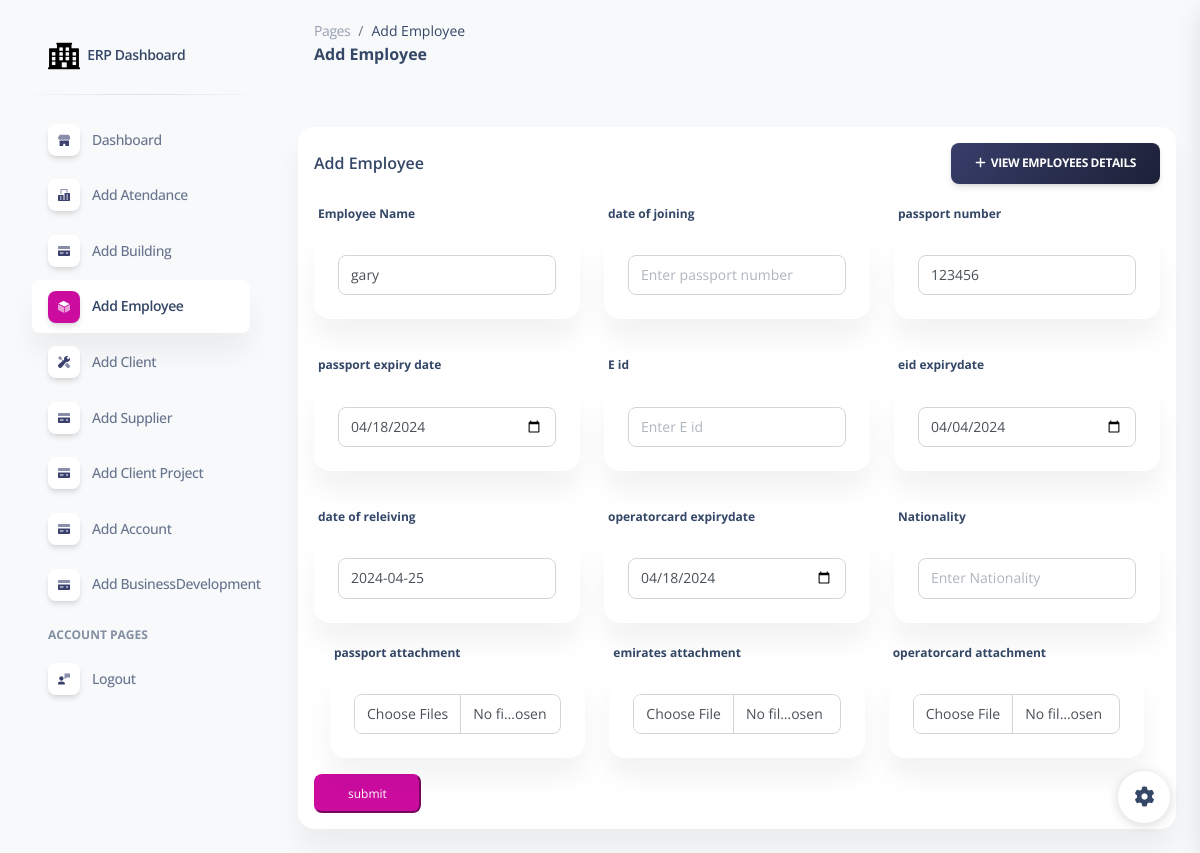
Page /edit_employee/13/ (signed in) on the committed database.
### erpapp/models.py (models this page shows, shortened)
class Employee(models.Model):
    employeename = models.CharField(max_length=255)
    date_of_joining = models.CharField(max_length=225)
    passport_number = models.CharField(max_length=255)
    passport_expirydate =  models.CharField(max_length=255)
    eid =  models.CharField(max_length=255)
    eid_expirydate =  models.CharField(max_length=255)
    nationality = models.CharField(max_length=255)
    operatorcard_expirydate = models.CharField(max_length=255)
    date_of_releiving = models.CharField(max_length=255)
    passportattachment = models.FileField(upload_to='employee_attachments/', null=True, blank=True)
    emiratesattachment = models.FileField(upload_to='employee_attachments/', null=True, blank=True)
    operatorcardattachment = models.FileField(upload_to='employee_attachments/', null=True, blank=True)

### erpapp/views.py (the view)
# urls.py: path('edit_employee/<int:employee_id>/', edit_employee, name='edit_employee'),
@login_required
def edit_employee(request, employee_id):
    employee = get_object_or_404(Employee, pk=employee_id)
    if request.method == 'POST':
        employee.employeename = request.POST.get('employeename')
        employee.date_of_joining = request.POST.get('date_of_joining')
        employee.passport_number = request.POST.get('passport_number')
        employee.passport_expirydate = request.POST.get('passport_expirydate')
        employee.eid_expirydate = request.POST.get('eid_expirydate')
        employee.eid = request.POST.get('eid')
        employee.nationality = request.POST.get('nationality')
        employee.operatorcard_expirydate = request.POST.get('operatorcard_expirydate')
        employee.date_of_releiving = request.POST.get('date_of_releiving')
        employee.passportattachment = request.FILES.get('passportattachment')  # Use request.FILES for file uploads
        employee.emiratesattachment = request.FILES.get('emiratesattachment')
        employee.operatorcardattachment = request.FILES.get('operatorcardattachment')
        employee.save()
        return redirect('employee_list')
    else:
        form_data = {
            'employeename': employee.employeename,
            'date_of_joining': employee.date_of_joining,
            'passport_number': employee.passport_number,
            'passport_expirydate': employee.passport_expirydate,
            'eid_expirydate': employee.eid_expirydate,
             'eid': employee.eid,
              'nationality': employee.nationality,
            'operatorcard_expirydate': employee.operatorcard_expirydate,
            'date_of_releiving': employee.date_of_releiving,
        }
    return render(request, 'edit_employee.html', {'form_data': form_data, 'employee': employee})

### erpapp/templates/edit_employee.html (shortened to what this page needs)
{% extends 'base.html' %}
{% load static %}
{% block content %}
<!DOCTYPE html>
<html lang="en">
<head>
  <link href="{% static  'css/nucleo-icons.css' %}" rel="stylesheet" />
  <link href="{% static  'css/nucleo-svg.css' %}" rel="stylesheet" />
  <link href="{% static '/css/nucleo-svg.css' %}" rel="stylesheet" />
  <link id="pagestyle" href="{% static 'css/soft-ui-dashboard.css' %}" rel="stylesheet" />
</head>
<body class="g-sidenav-show  bg-gray-100">
  <aside class="sidenav navbar navbar-vertical navbar-expand-xs border-0 border-radius-xl my-3 fixed-start ms-3 " id="sidenav-main">
    <div class="sidenav-header">
      <a class="navbar-brand m-0" href="#" target="_blank">
        <img src="{% static '/img/logo-ct.png' %}" class="navbar-brand-img h-100" alt="main_logo">
        <span class="ms-1 font-weight-bold">ERP Dashboard</span>
      </a>
    </div>
    <hr class="horizontal dark mt-0">
    <div class="collapse navbar-collapse  w-auto  max-height-vh-100 h-100" id="sidenav-collapse-main">
      <ul class="navbar-nav">
        <li class="nav-item">
          <a class="nav-link " href="/">
            <div class="icon icon-shape icon-sm shadow border-radius-md bg-white text-center me-2 d-flex align-items-center justify-content-center">
            </div>
            <span class="nav-link-text ms-1">Dashboard</span>
          </a>
        </li>
        <li class="nav-item">
          <a class="nav-link  " href="/add_attendance">
            <div class="icon icon-shape icon-sm shadow border-radius-md bg-white text-center me-2 d-flex align-items-center justify-content-center">
            </div>
            <span class="nav-link-text ms-1">Add Atendance</span>
          </a>
        </li>
        <li class="nav-item">
          <a class="nav-link  " href="/add_building">
            <div class="icon icon-shape icon-sm shadow border-radius-md bg-white text-center me-2 d-flex align-items-center justify-content-center">
            </div>
            <span class="nav-link-text ms-1">Add Building</span>
          </a>
        </li>
        <li class="nav-item">
          <a class="nav-link active " href="/add_employee">
            <div class="icon icon-shape icon-sm shadow border-radius-md bg-white text-center me-2 d-flex align-items-center justify-content-center">
            </div>
            <span class="nav-link-text ms-1">Add Employee</span>
          </a>
        </li>
        <li class="nav-item">
          <a class="nav-link  " href="/add_client">
            <div class="icon icon-shape icon-sm shadow border-radius-md bg-white text-center me-2 d-flex align-items-center justify-content-center">
            </div>
            <span class="nav-link-text ms-1">Add Client</span>
          </a>
        </li>
        <li class="nav-item">
          <a class="nav-link  " href="/add_supplier">
            <div class="icon icon-shape icon-sm shadow border-radius-md bg-white text-center me-2 d-flex align-items-center justify-content-center">
            </div>
            <span class="nav-link-text ms-1">Add Supplier</span>
          </a>
        </li>
        <li class="nav-item">
          <a class="nav-link  " href="/add_project">
            <div class="icon icon-shape icon-sm shadow border-radius-md bg-white text-center me-2 d-flex align-items-center justify-content-center">
            </div>
            <span class="nav-link-text ms-1">Add Client Project</span>
          </a>
        </li>
        <li class="nav-item">
          <a class="nav-link  " href="/accounts">
            <div class="icon icon-shape icon-sm shadow border-radius-md bg-white text-center me-2 d-flex align-items-center justify-content-center">
            </div>
            <span class="nav-link-text ms-1">Add Account</span>
          </a>
        </li>
        <li class="nav-item">
          <a class="nav-link  " href="/businessdevelopment">
            <div class="icon icon-shape icon-sm shadow border-radius-md bg-white text-center me-2 d-flex align-items-center justify-content-center">
            </div>
            <span class="nav-link-text ms-1">Add BusinessDevelopment</span>
          </a>
        </li>
        <li class="nav-item mt-3">
          <h6 class="ps-4 ms-2 text-uppercase text-xs font-weight-bolder opacity-6">Account pages</h6>
        </li>
        <li class="nav-item">
          <a class="nav-link  " href="{% url 'logout' %}">
            <div class="icon icon-shape icon-sm shadow border-radius-md bg-white text-center me-2 d-flex align-items-center justify-content-center">
            </div>
            <span class="nav-link-text ms-1">Logout</span>
          </a>
        </li>
        </ul>
    </div>
  </aside>
<main class="main-content position-relative max-height-vh-100 h-100 mt-1 border-radius-lg ">
    <nav class="navbar navbar-main navbar-expand-lg px-0 mx-4 shadow-none border-radius-xl" id="navbarBlur" navbar-scroll="true">
      <div class="container-fluid py-1 px-3">
        <nav aria-label="breadcrumb">
          <ol class="breadcrumb bg-transparent mb-0 pb-0 pt-1 px-0 me-sm-6 me-5">
            <li class="breadcrumb-item text-sm"><a class="opacity-5 text-dark" href="javascript:;">Pages</a></li>
            <li class="breadcrumb-item text-sm text-dark active" aria-current="page">Add Employee</li>
          </ol>
          <h6 class="font-weight-bolder mb-0">Add Employee</h6>
        </nav>
      </div>
    </nav>
    <div class="container-fluid py-4">
      <div class="row">
        <div class="col-lg-12">
          <div class="row">
            <form method="post" enctype="multipart/form-data" >
            <div class="col-md-12 mb-lg-0 mb-4">
              <div class="card mt-4">
                <div class="card-header pb-0 p-3">
                  <div class="row">
                    <div class="col-6 d-flex align-items-center">
                      <h6 class="mb-0">Add Employee </h6>
                    </div>
                    <div class="col-6 text-end">
                      <a class="btn bg-gradient-dark mb-0" href="/employee_list"><i class="fas fa-plus"></i>&nbsp;&nbsp;View Employees Details</a>
                    </div>
                  </div>
                </div>
                <div class="card-body p-3">
                  <div class="row">
                    <div class="col-md-4 mb-md-0 mb-4">
                        <label>Employee Name</label>
                      <div class="card card-body  d-flex align-items-center">
                        <input type="text" name="employeename" value="{{employee.employeename}}" class="form-control" placeholder="Enter passport number">
                      </div>
                    </div>
                    <div class="col-md-4">
                        <label>date of joining</label>
                        <div class="card card-body  d-flex align-items-center">
                          <input type="text" name="date_of_joining" value="{{employee.date_of_joining}}" class="form-control" placeholder="Enter passport number">
                          </div>
                    </div>
                    <div class="col-md-4">
                        <label>passport number</label>
                        <div class="card card-body  d-flex align-items-center">
                          <input type="text" name="passport_number" value="{{employee.passport_number}}" class="form-control" placeholder="Enter passport number">
                        </div>
                      </div>
                  </div>
                </div>
                <div class="card-body p-3">
                    <div class="row">
                      <div class="col-md-4 mb-md-0 mb-4">
                        <label>passport expiry date</label>
                        <div class="card card-body  d-flex align-items-center">
                          <input type="date" name="passport_expirydate" value="{{employee.passport_expirydate}}" class="form-control" placeholder="Enter passport number">
                        </div>
                      </div>
                      <div class="col-md-4">
                        <label>E id</label>
                        <div class="card card-body  d-flex align-items-center">
                          <input type="text" name="eid" value="{{employee.eid}}" class="form-control" placeholder="Enter E id">
                        </div>
                      </div>
                      <div class="col-md-4">
                        <label>eid expirydate</label>
                           <div class="card card-body  d-flex align-items-center">
                            <input type="date" name="eid_expirydate" value="{{employee.eid_expirydate}}" class="form-control" placeholder="Enter eid_expirydate">
                          </div>
                        </div>
                    </div>
                  </div>
                  <div class="card-body p-3">
                    <div class="row">
                      <div class="col-md-4 mb-md-0 mb-4">
                        <label for="{{ form.date_of_releiving.id_for_label }}">date of releiving</label>
                        <div class="card card-body  d-flex align-items-center">
                          <input type="text" name="date_of_releiving" value="{{employee.date_of_releiving}}" class="form-control" placeholder="Enter passport number">
                        </div>
                      </div>
                      <div class="col-md-4">
                        <label>operatorcard expirydate</label>
                        <div class="card card-body  d-flex align-items-center">
                         <input type="date" name="operatorcard_expirydate" value="{{employee.operatorcard_expirydate}}" class="form-control" placeholder="Enter operatorcard expirydate">
                        </div>
                      </div>
                      <div class="col-md-4">
                        <label>Nationality</label>
                           <div class="card card-body  d-flex align-items-center">
                            <input type="text" name="nationality" class="form-control" placeholder="Enter Nationality">
                          </div>
                        </div>
                    </div>
                    <div class="card-body p-3">
                      <div class="row">
                        <div class="col-md-4 mb-md-0 mb-4">
                            <label>passport attachment</label>
                            <div class="card card-body d-flex align-items-center">
                                <input type="file" class="form-control" name="passportattachment" multiple>
                            </div>
                        </div>
                        <div class="col-md-4">
                          <label>emirates attachment</label>
                             <div class="card card-body  d-flex align-items-center">
                              <input type="file" name="emiratesattachment" class="form-control" placeholder="Enter emiratesattachment">
                            </div>
                          </div>
                        <div class="col-md-4">
                          <label>operatorcard attachment</label>
                             <div class="card card-body  d-flex align-items-center">
                              <input type="file" name="operatorcardattachment" class="form-control" placeholder="Enter operatorcard attachment">
                            </div>
                          </div>
                    </div>
                    </div>
                    <button type='submit' class="btn-sm btn-primary">submit</button>
                  </div>
              </div>
            </div>
        </form>
          </div>
        </div>
      </div>
{% endblock %}

### erpapp/static/css/nucleo-svg.css (style rules this page uses)
.icon { display: inline-block; color: #111111; height: 1em; width: 1em; }
.icon-sm { height: 0.8em; width: 0.8em; }
.icon { fill: currentColor; stroke: none; }

### rows in the picture
Employee: employeename "gary", passport_number "123456", passport_expirydate "04/18/2024", eid_expirydate "04/04/2024", date_of_releiving "2024-04-25", operatorcard_expirydate "04/18/2024"
